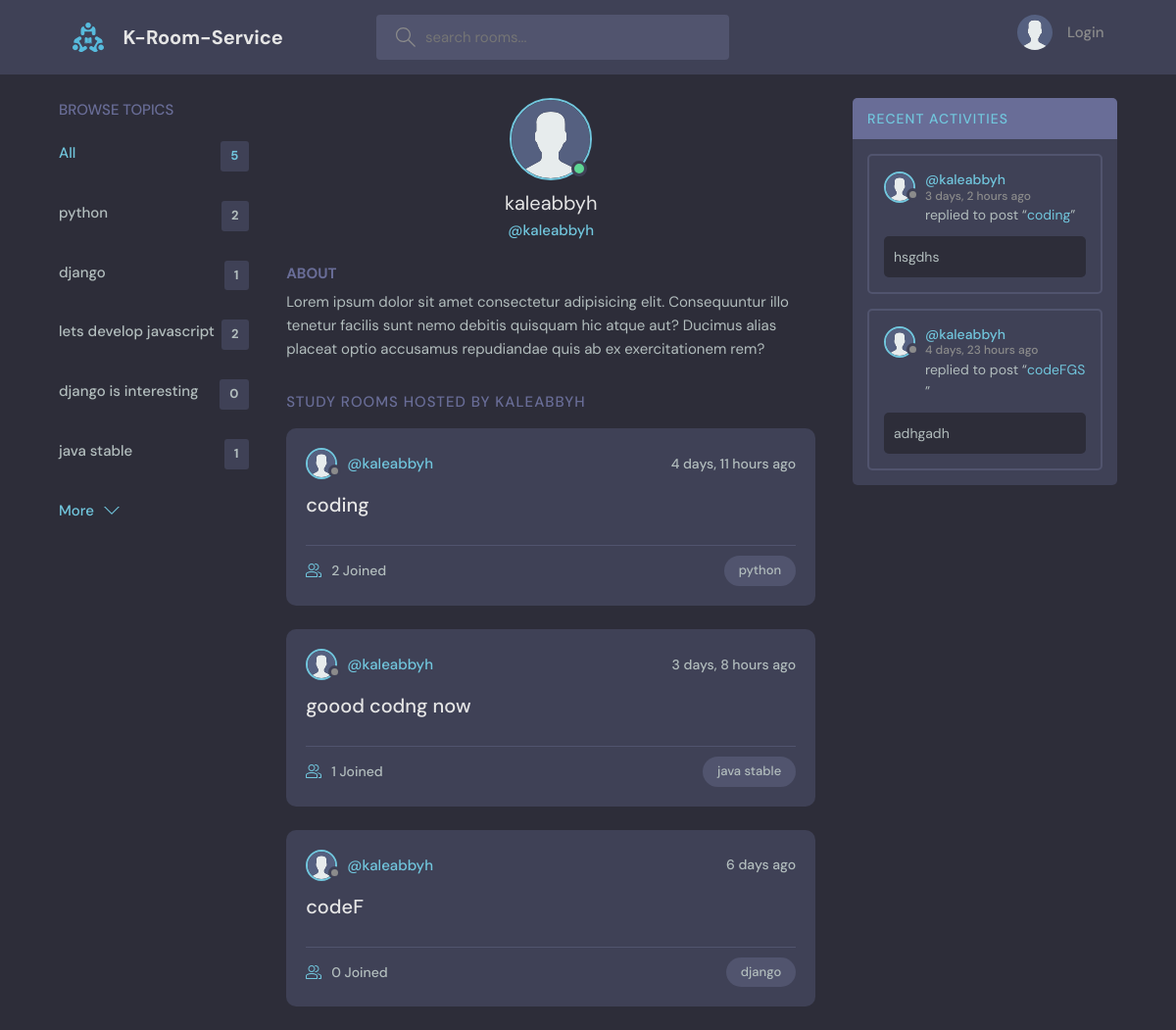
Screenshot of /user-profile/1/ with the database file from the repository.
### base/models.py (models this page shows, shortened)
class Topic(models.Model):
    name = models.CharField(max_length=200)

class Room(models.Model):
    host = models.ForeignKey(User, on_delete=models.SET_NULL, null=True)
    topic = models.ForeignKey(Topic, on_delete=models.SET_NULL, null=True)
    name = models.CharField(max_length=200)
    description = models.TextField(null=True, blank=True)
    participants = models.ManyToManyField(
        User, related_name="participants", blank=True)
    updated = models.DateTimeField(auto_now=True)
    created = models.DateTimeField(auto_now_add=True)
    class Meta:
        ordering = ['-updated', 'created']

class Message(models.Model):
    user = models.ForeignKey(User, on_delete=models.CASCADE)
    room = models.ForeignKey(Room, on_delete=models.CASCADE)
    body = models.TextField()
    updated = models.DateTimeField(auto_now=True)
    created = models.DateTimeField(auto_now_add=True)
    class Meta:
        ordering = ['-updated', 'created']

### base/views.py (the view)
# urls.py: path('user-profile/<str:pk>/', views.userProfile, name='user-profile'),
def userProfile(request, pk):
    user = User.objects.get(id=pk)
    rooms = user.room_set.all()
    room_messages = user.message_set.all()[0:5]
    topics = Topic.objects.all()
    context = {'user': user, 'rooms': rooms,
               'room_messages': room_messages, 'topics': topics}
    return render(request, 'base/profile.html', context)

### base/templates/base/profile.html (shortened to what this page needs)
{% extends 'main.html' %}
{% load static %}
{% block content%}
  <main class="profile-page layout layout--3">
    <div class="container">
      <div>{% include 'base/topics_component.html' %}</div>
      <div class="roomList">
        <div class="profile">
          <div class="profile__avatar">
            <div class="avatar avatar--large active">
              <img src="{% static 'images/avatar.svg' %}" />
            </div>
          </div>
          <div class="profile__info">
            <h3>{{user.username}}</h3>
            <p>@{{user.username}}</p>
          </div>
          <div class="profile__about">
            <h3>About</h3>
            <p>
              Lorem ipsum dolor sit amet consectetur adipisicing elit. Consequuntur illo tenetur
              facilis sunt nemo debitis quisquam hic atque aut? Ducimus alias placeat optio
              accusamus repudiandae quis ab ex exercitationem rem?
            </p>
          </div>
        </div>
        <div class="roomList__header">
          <div>
            <h2>Study Rooms Hosted by {{user.username}}</a>
            </h2>
          </div>
        </div>
        {% include 'base/feed_component.html' %}
      </div>
      {% include 'base/activity_component.html' %}
    </div>
  </main>
  {% endblock %}

### templates/main.html (shortened to what this page needs)
<!DOCTYPE html>
{% load static %}
<html lang="en">
  <head>
    <link rel="stylesheet" href="{% static 'styles/style.css' %}" />
  </head>
  <body>
    {% include 'navbar.html' %}  {% block content%} {% endblock content %}
  </body>
</html>

### templates/navbar.html (shortened to what this page needs)
{% load static %}
<header class="header header--loggedIn">
  <div class="container">
    <a href="{% url "home" %}" class="header__logo">
      <img src="{% static 'images/logo.svg' %}"  />
      <h1>K-Room-Service</h1>
    </a>
    <form class="header__search" method="GET" action="{% url 'home' %}">
      <label>
        <input type="text" name="q" placeholder="search rooms..." />
      </label>
    </form>
    <nav class="header__menu">
{%if request.user.is_authenticated%}
      <div class="header__user">
        <a href="{% url 'user-profile' user.id %}">
          <div class="avatar avatar--medium active">
            <img src="{% static 'images/avatar.svg' %}" />
          </div>
          <p>{{request.user.username}} <span>@{{request.user.username}}</span></p>
        </a>
        <button class="dropdown-button">
          <svg
            version="1.1"
            xmlns="http://www.w3.org/2000/svg"
            width="32"
            height="32"
            viewBox="0 0 32 32"
          >
            <title>chevron-down</title>
            <path d="M16 21l-13-13h-3l16 16 16-16h-3l-13 13z"></path>
          </svg>
        </button>
      </div>
      {% else %}
       <a href="{% url 'login' %}">
        <img src="{% static 'images/avatar.svg' %}" />
        <p>Login</p>
      </a>
      {% endif %}
    </nav>
  </div>
</header>

### base/templates/base/topics_component.html
<div class="topics">
  <div class="topics__header">
    <h2>Browse Topics</h2>
  </div>
  <ul class="topics__list">
    <li>
      <a href="{% url 'home' %}" class="active"
        >All <span>{{topics.count}}</span></a
      >
    </li>
    {% for topic in topics %}
    <li>
      <a href="{% url 'home' %}?q={{topic.name}}">
        {{topic.name}} <span>{{topic.room_set.all.count}}</span>
      </a>
    </li>
    {% endfor %}
  </ul>
  <a class="btn btn--link" href="{% url 'topics' %}">
    More
    <svg
      version="1.1"
      xmlns="http://www.w3.org/2000/svg"
      width="32"
      height="32"
      viewBox="0 0 32 32"
    >
      <title>chevron-down</title>
      <path d="M16 21l-13-13h-3l16 16 16-16h-3l-13 13z"></path>
    </svg>
  </a>
</div>

### base/templates/base/feed_component.html (shortened to what this page needs)
{% load static %} {%for room in rooms%}
<div class="roomListRoom">
  <div class="roomListRoom__header">
    <a href="{% url 'user-profile' room.host.id%}" class="roomListRoom__author">
      <div class="avatar avatar--small">
        <img src="{% static 'images/avatar.svg' %}" />
      </div>
      <span>@{{room.host.username}}</span>
    </a>
    <div class="roomListRoom__actions">
      <span>{{room.created|timesince}} ago</span>
    </div>
  </div>
  <div class="roomListRoom__content">
    <a href=" {% url 'room' room.id %}">{{room.name}}</a>
  </div>
  <div class="roomListRoom__meta">
    <a href=" {% url 'room' room.id %}" class="roomListRoom__joined">
      {{room.participants.all.count}} Joined
    </a>
    <p class="roomListRoom__topic">{{room.topic.name}}</p>
  </div>
</div>
{% endfor %}

### base/templates/base/activity_component.html (shortened to what this page needs)
{% load static %}
<div class="activities">
  <div class="activities__header">
    <h2><a href="{% url 'activity' %}">Recent Activities</a></h2>
  </div>
  {% for message in room_messages %}
  <div class="activities__box">
    <div class="activities__boxHeader roomListRoom__header">
      <a
        href="{% url 'user-profile' message.user.id %}"
        class="roomListRoom__author"
      >
        <div class="avatar avatar--small">
          <img src="{% static 'images/avatar.svg' %}" />
        </div>
        <p>
          @{{message.user}}
          <span>{{message.created|timesince}} ago</span>
        </p>
      </a>
    </div>
    <div class="activities__boxContent">
      <p>
        replied to post “<a href="{% url 'room' message.room.id %}"
          >{{message.room.name}}</a
        >”
      </p>
      <div class="activities__boxRoomContent">{{ message.body }}</div>
    </div>
  </div>
  {% endfor %}
</div>

### rows the page displays
Topic: name "python", room_set.all.count "2"
Topic: name "django", room_set.all.count "1"
Topic: name "lets develop javascript", room_set.all.count "2"
Topic: name "django is interesting", room_set.all.count "0"
Topic: name "java stable", room_set.all.count "1"
Room: host.username "kaleabbyh", created "4 days, 11 hours", name "coding", participants.all.count "2", topic.name "python"
Room: host.username "kaleabbyh", created "3 days, 8 hours", name "goood codng now", participants.all.count "1", topic.name "java stable"
Room: host.username "kaleabbyh", created "6 days", name "codeF", participants.all.count "0", topic.name "django"
Message: user "kaleabbyh", created "3 days, 2 hours", room.name "coding", body "hsgdhs"
Message: user "kaleabbyh", created "4 days, 23 hours", room.name "codeFGS", body "adhgadh"

### other values shown
{{ topics.count }} "5"
{{ user.username }} "kaleabbyh"
{{ user.username }} "KALEABBYH"
